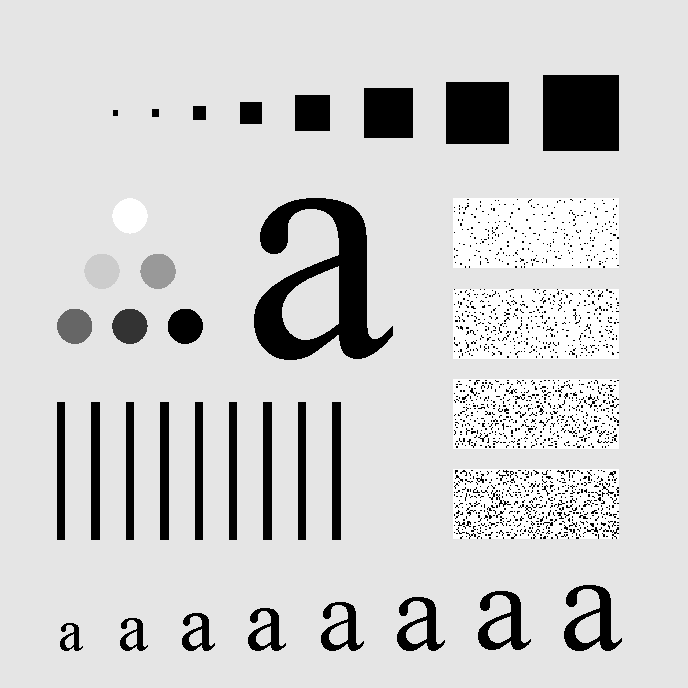
#> input picture Question_4/Characters Test Pattern 688x688.tif, 688 x 688 px
$ python 4_c.py
#> lines starting #> are read from the running program, lines starting #| are printed output that depends on the picture
import cv2
import numpy as np
import matplotlib.pyplot as plt

def ideal_high_pass_filter(image, cutoff_freq):
    hight = image.shape[0]
    width = image.shape[1]
    filter = np.zeros((hight, width), dtype=np.float32)
    for i in range(hight):
        for j in range(width):
            D = np.sqrt((i - hight / 2) ** 2 + (j - width / 2) ** 2)
            if D > cutoff_freq:
                filter[i, j] = 1
    filter_image = image * filter
    filter_image = np.fft.ifft2(np.fft.ifftshift(filter_image))
    filter_image = np.abs(filter_image)
    return filter_image

def gaussian_high_pass_filter(image, cutoff_freq):
    hight = image.shape[0]
    width = image.shape[1]
    filter = np.zeros((hight, width), np.float32)
    for i in range(hight):
        for j in range(width):
            D = np.sqrt((i - hight / 2) ** 2 + (j - width / 2) ** 2)
            filter[i, j] = 1 - np.exp(-D**2/(2*(cutoff_freq**2)))

    filter_image = image * filter
    filter_image = np.fft.ifft2(np.fft.ifftshift(filter_image))
    filter_image = np.abs(filter_image)
    return np.uint8(filter_image)

image = cv2.imread('./Characters Test Pattern 688x688.tif', 0)
#> image is the input picture: shape (688, 688); min 0, max 255, mean 207.3
plt.subplot(2, 5, 1)
plt.imshow(image, cmap='gray')
plt.title('Original Image')

image_fft = np.fft.fftshift(np.fft.fft2(image))
plt.subplot(2, 5, 6)
plt.imshow(np.log(1 + np.abs(image_fft)), cmap='gray')
plt.title('FFT of Original Image')

for i in range(4):
    cutoff_freq = 10 + i * 10
    ideal_filtered_image = ideal_high_pass_filter(image_fft, cutoff_freq)
    plt.subplot(2, 5, i + 2)
    plt.imshow(ideal_filtered_image, cmap='gray')
    plt.title(f'Ideal HPF (cutoff={cutoff_freq})')
#> this loop made 4 passes
#> pass 1, in ideal_high_pass_filter, `filter_image = np.abs(filter_image)`:
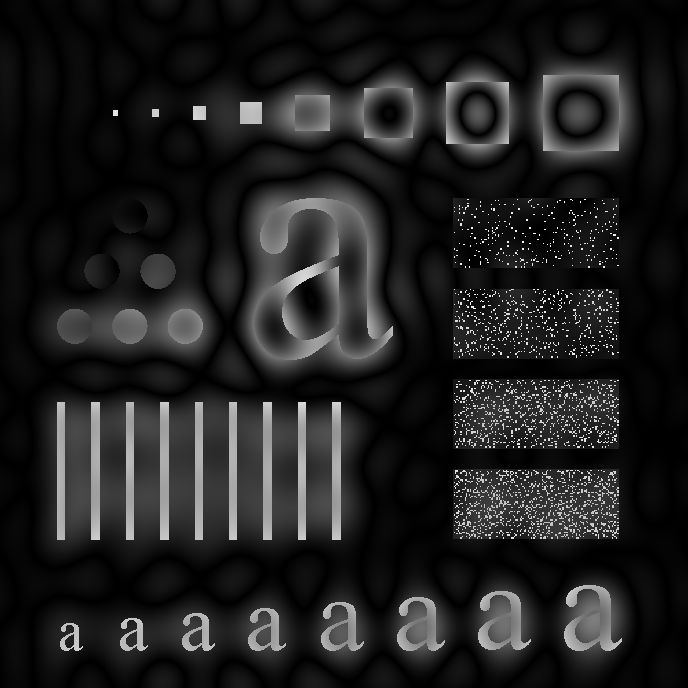
#> filter_image: shape (688, 688) float64; min 3.02e-05, max 257.4, mean 32.8; drawn with min black and max white
#> pass 2, in ideal_high_pass_filter (call 2), `filter_image = np.abs(filter_image)`:
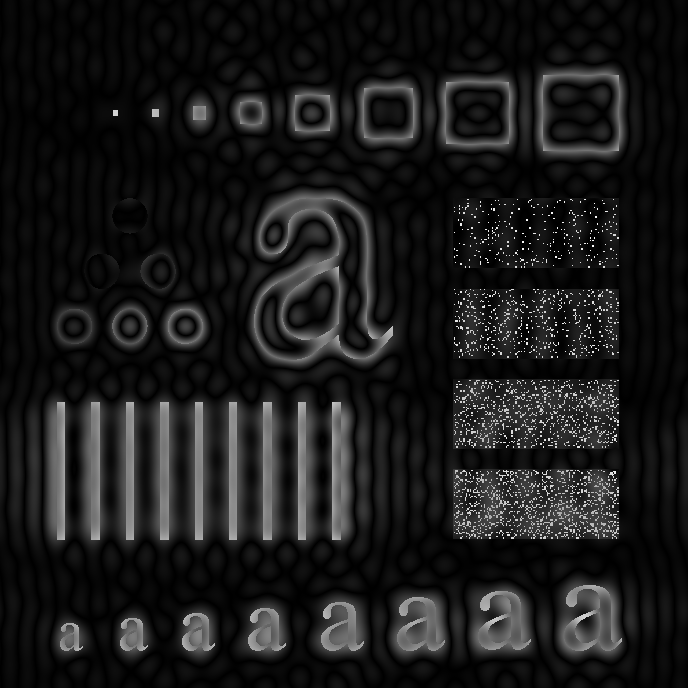
#> filter_image: shape (688, 688) float64; min 7.18e-05, max 264.1, mean 27.5; drawn with min black and max white
#> pass 3, in ideal_high_pass_filter (call 3), `filter_image = np.abs(filter_image)`:
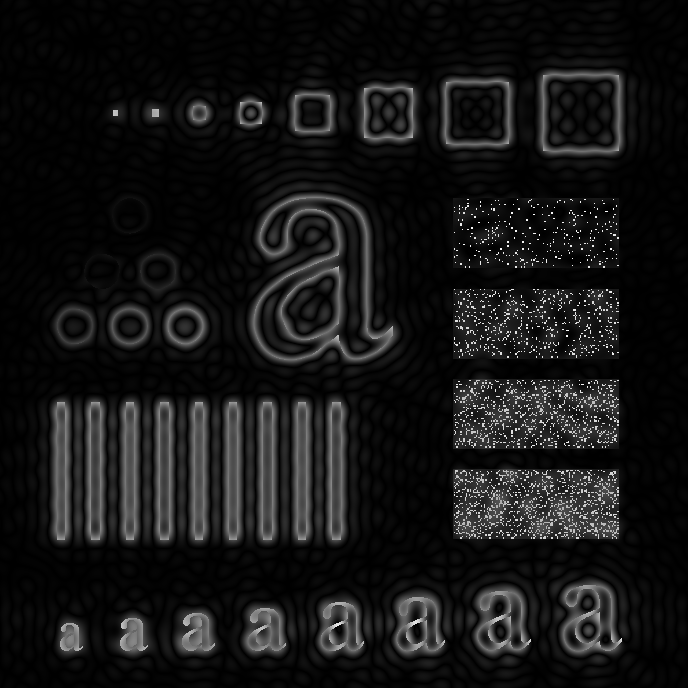
#> filter_image: shape (688, 688) float64; min 2.81e-05, max 256.1, mean 21.7; drawn with min black and max white

for i in range(4):
    cutoff_freq = 10 + i * 10
    gaussian_filtered_image = gaussian_high_pass_filter(image_fft, cutoff_freq)
    plt.subplot(2, 5, i + 7)
    plt.imshow(gaussian_filtered_image, cmap='gray')
    plt.title(f'Gaussian HPF (cutoff={cutoff_freq})')
#> this loop made 4 passes
#> pass 1, in gaussian_high_pass_filter, `filter_image = np.abs(filter_image)`:
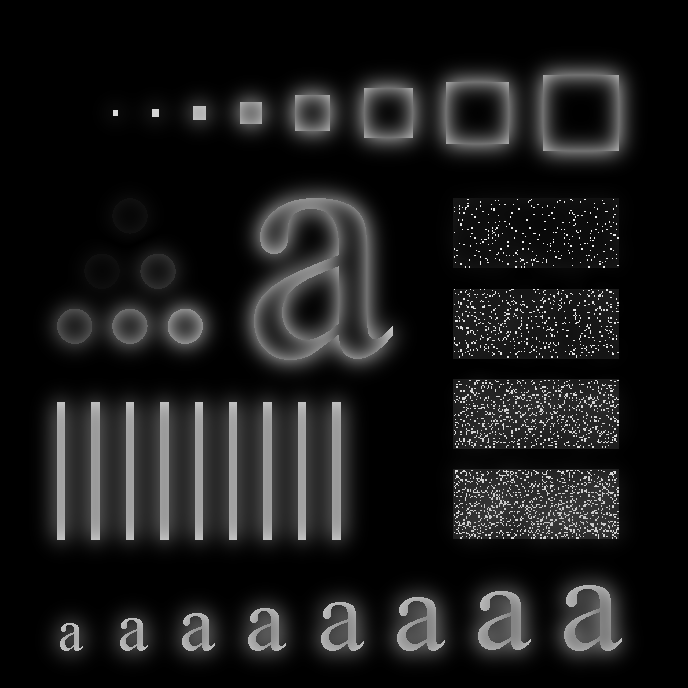
#> filter_image: shape (688, 688) float64; min 1.72e-11, max 246.1, mean 26.2
#> pass 2, in gaussian_high_pass_filter (call 2), `filter_image = np.abs(filter_image)`:
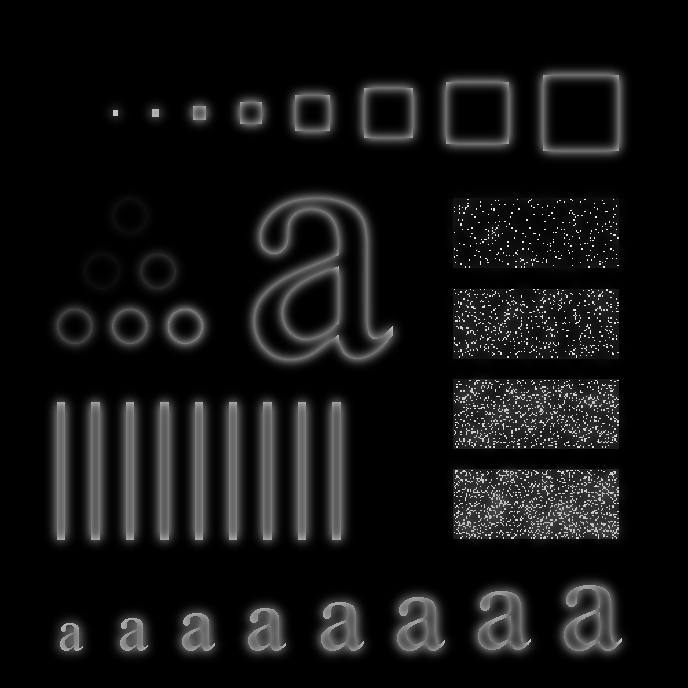
#> filter_image: shape (688, 688) float64; min 5.19e-12, max 248.2, mean 18.6

plt.show()
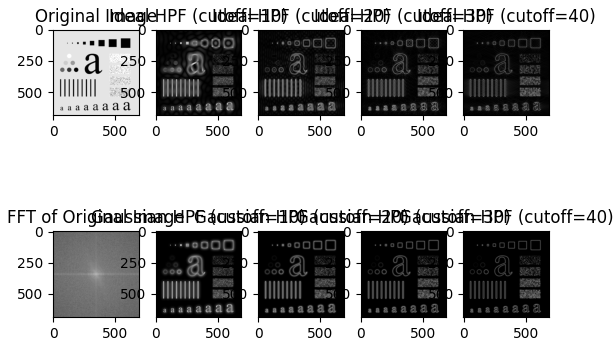
#> figure drawn by matplotlib, 10 panels
